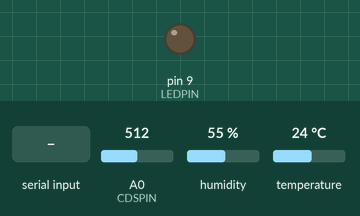
The sketch below on a simulated Arduino Uno, built with avr-gcc and run on an emulated ATmega328P. Shown: output pins drawn as LEDs (lit = HIGH). Inputs (shaded band) come from the test bench; at power-on: A0 (CDSPIN) = 512, humidity 55 %, temperature 24 °C.

Above: at 1.2 s.
1.3 s: "1" received over Serial
At 1.6 s:
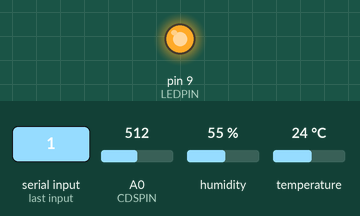
2.8 s: "0" received over Serial
At 3.9 s:
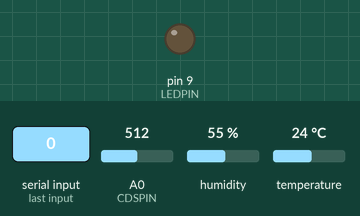
Timing chart, 0 to 5.8 s (numbered marks = the images above; inputs shaded):
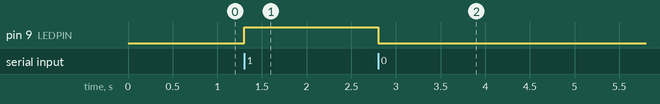

The sketch:

MyHome_main_ino.ino
```cpp
#include "DHT.h" //DHT 헤더파일 불러오기

#define DHTPIN 4        //DHTPIN을 4로 정의
#define DHTTYPE DHT11   //DHTTYPE을 DHT11로 정의
#define LEDPIN 9        //LEDPIN을 9로 정의
#define CDSPIN A0       //CDSPIN을 A0로 정의

DHT dht(DHTPIN, DHTTYPE);   //객체 DHT 생성

void setup() {
  pinMode(LEDPIN, OUTPUT);  //LEDPIN을 OUTPUT으로 설정
  Serial.begin(9600);       //9600보레이트로 시리얼 통신 시작
  dht.begin();              //DHT센서 초기화
}

void loop() {
  float temperature = dht.readTemperature();                //온도를 저장할 float타입 temperature 변수 선언 및 값 대입
  float humidity = dht.readHumidity();                      //습도를 저장할 float타입 humidity 변수 선언 및 값 대입
  int brightness = map(analogRead(CDSPIN), 0, 1024, 1, 10); //밝기를 저장할 int타입 brightness 변수 선언 및 값 대입, map을 활용

  if (Serial.available() > 0) {     //만약 시리얼 데이터가 있다면
    char command = Serial.read();   //char 타입 command 변수를 선언 및 값 대입
    if (command == '1') {           //만약 command 값이 1이라면
      digitalWrite(LEDPIN, HIGH);   //LEDPIN을 HIGH로 설정
    } else if (command == '0') {    //만약 command 값이 0이라면
      digitalWrite(LEDPIN, LOW);    //LEDPIN을 LOW로 설정
    } else if (command == 'T') {    //만약 command 값이 T라면
      Serial.println(temperature);  //temperature 값 출력
    } else if (command == 'H') {    //만약 command 값이 H라면
      Serial.println(humidity);     //humidity 값 출력
    } else if (command == 'B') {    //만약 command 값이 B라면
      Serial.println(brightness);   //brightness 값 출력
    }
  }
}
```

Measured:
- after the input at 1.3 s, pin 9 (LEDPIN): LOW → HIGH at once
- after the input at 2.8 s, pin 9 (LEDPIN): HIGH → LOW at once
